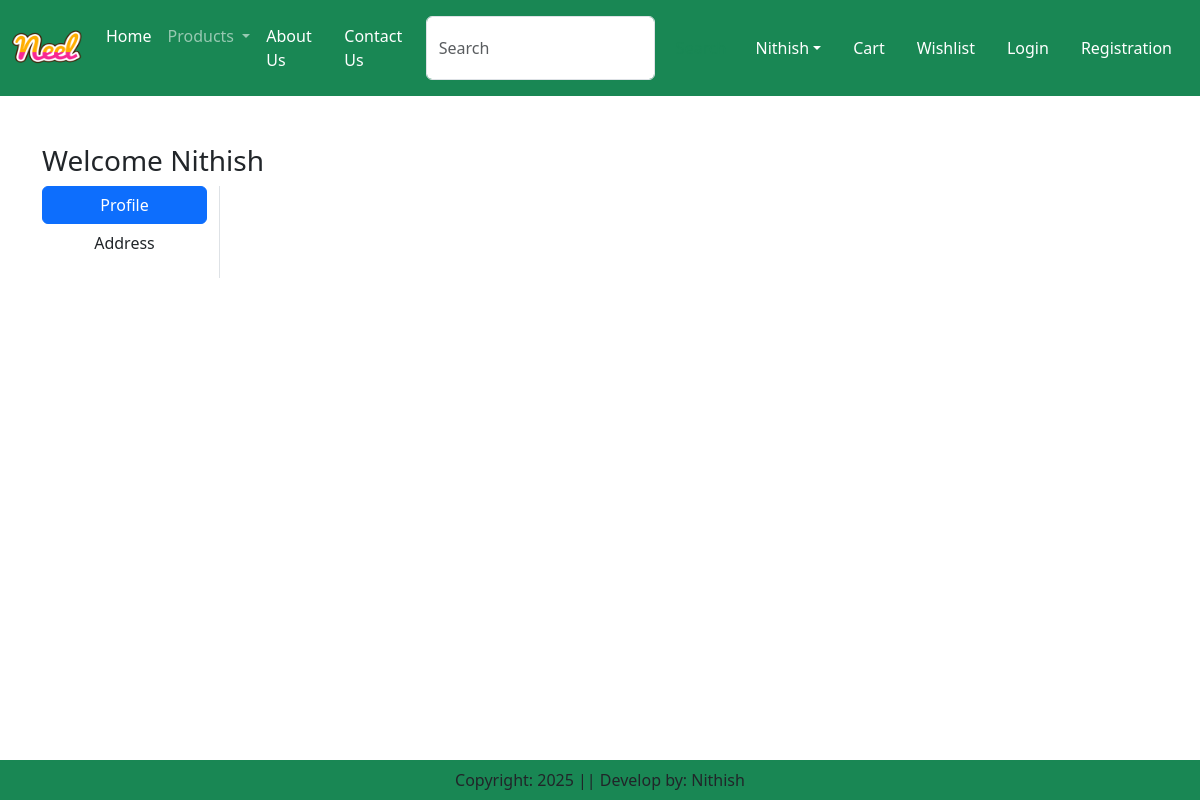
The app's page /address/ (signed in), older data.
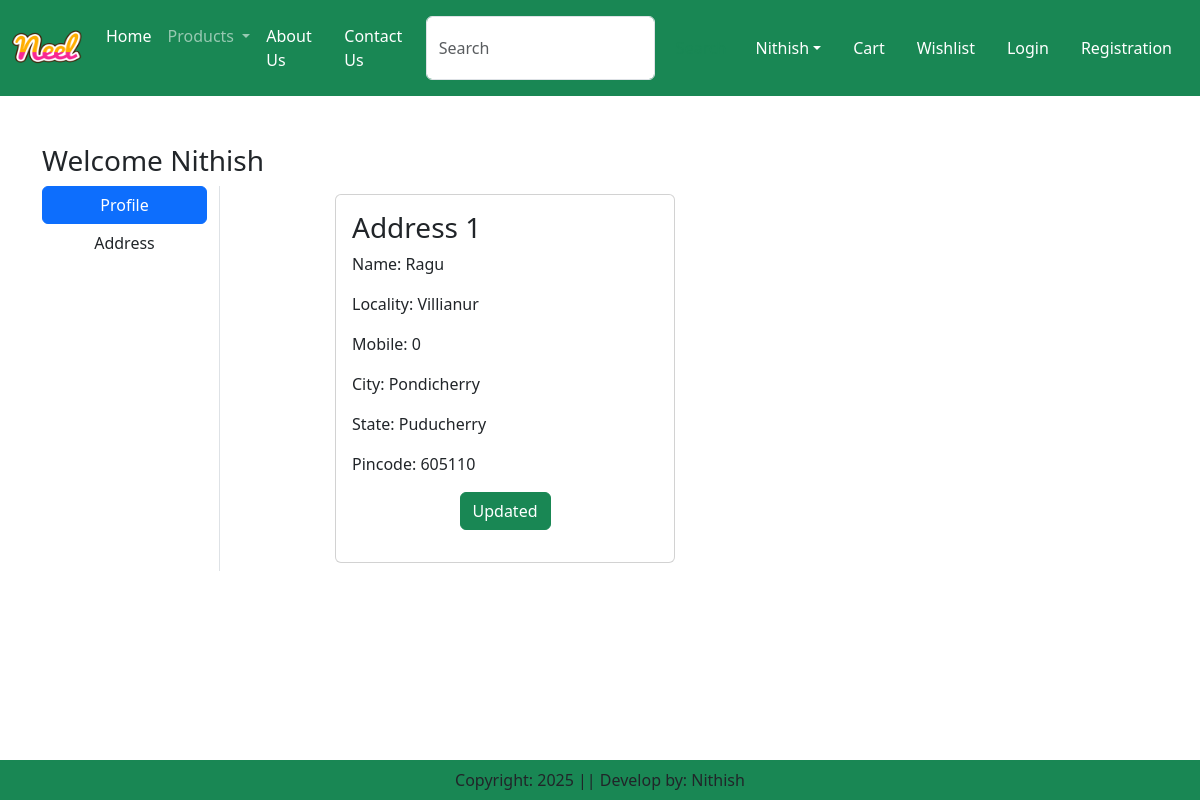
The same page, newer data.
### app/models.py (models this page shows, shortened)
class Customer(models.Model):
    user = models.ForeignKey(User,on_delete=models.CASCADE)
    name = models.CharField(max_length=200)
    locality = models.CharField(max_length=200)
    city = models.CharField(max_length=50)
    mobile = models.IntegerField(default=0)
    zipcode = models.IntegerField()
    state = models.CharField(choices=STATE_CHOICES,max_length=100)

### app/views.py (the view)
# urls.py: path('address/', views.address, name="address"),
def address(request):
    add = Customer.objects.filter(user=request.user)
    return render(request, 'app/address.html',locals())

### app/templates/app/address.html (shortened to what this page needs)
{% extends 'app/base.html' %}
{% load static %}
{% block main-content %}
<div class="container my-5">
    <div class="row">
        <h3>Welcome <span class="text-capitalize">{{request.user}}</span></h3>
        <div class="col-sm-2 border-end">
            <ul class="list-unstyled">
                <li class="d-grid"><a href="{% url 'profile' %}" class="btn btn-primary">Profile</a></li>
                <li class="d-grid"><a href="{% url 'address' %}" class="btn">Address</a></li>
            </ul>
        </div>
        <div class="col-sm-8 offset-sm-1">
            <div class="row">
                {% for ad in add %}
                <div class="col-sm-6">
                    <div class="card m-2">
                        <div class="card-body">
                            <h3>Address {{forloop.counter}}</h3>
                            <p>Name: {{ad.name}}</p>
                            <p>Locality: {{ad.locality}}</p>
                            <p>Mobile: {{ad.mobile}}</p>
                            <p>City: {{ad.city}}</p>
                            <p>State: {{ad.state}}</p>
                            <p>Pincode: {{ad.zipcode}}</p>
                            <p class="text-center"><a href="{% url 'updateAddress' pk=ad.id %}" type="button" class="btn btn-success">Updated</a></p>
                        </div>
                    </div>
                </div>
                {% endfor %}
            </div>
        </div>
    </div>
</div>
{% endblock main-content %}

Row changes from the older to the newer data that the page shows:
added Customer: name "Ragu", locality "Villianur", mobile "0", city "Pondicherry", state "Puducherry", zipcode "605110"
